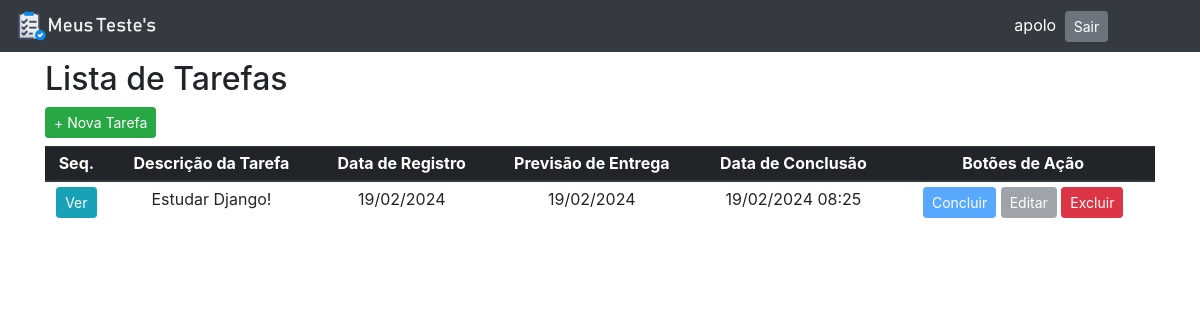
The app's page / (signed in) with its own data.
### tasks/models.py (models this page shows, shortened)
class Task(models.Model):
    usuario = models.ForeignKey(User, on_delete=models.PROTECT, blank=True)
    text_description=models.CharField(max_length=100)
    date_register=models.DateTimeField(auto_now_add=True)
    date_delivery=models.DateTimeField()
    date_complete=models.DateTimeField(null=True, blank=True)
    class Meta:
        ordering = ['date_delivery']

### tasks/views.py (the view)
# urls.py: path('', views.Index.as_view(), name='Index'),
class Index(LoginRequiredMixin, generic.ListView):
    model=models.Task
    context_object_name='tasks'
    template_name='tasks/index.html'
    paginate_by=5
    def get_queryset(self):
        return models.Task.objects.filter(usuario=self.request.user)

### templates/tasks/index.html (shortened to what this page needs)
{% extends 'base.html' %}
{% block h2 %}Lista de Tarefas{% endblock %}
{% block main %}
    <a href="{% url 'tasks:Create' %}" class="btn btn-success btn-sm mb-2">+ Nova Tarefa</a>
    {% if tasks %}
    <table class="table table-hover table-sm text-center">
        <thead class="thead thead-dark">
            <tr>
                <th scope="col">Seq.</th>
                <th scope="col">Descrição da Tarefa</th>
                <th scope="col">Data de Registro</th>
                <th scope="col">Previsão de Entrega</th>
                <th scope="col">Data de Conclusão</th>
                <th scope="col">Botões de Ação</th>
            </tr>
        </thead>
        <tbody>
            {% for task in tasks %}
            <a href=""><tr>
                <th><a href="{% url 'tasks:Taskk' task.pk %}" class="btn btn-info btn-sm">Ver</a></th>
                <td>
                    {% if task.text_description|length > 15 %}
                        {{ task.text_description|slice:":15" }}...
                    {% else %}
                        {{ task.text_description }}
                    {% endif %}
                </td>
                <td>{{ task.date_register|date:"SHORT_DATE_FORMAT" }}</td>
                <td>{{ task.date_delivery|date:"SHORT_DATE_FORMAT" }}</td>
                <td>{{ task.date_complete|date:"SHORT_DATETIME_FORMAT"|default:"-" }}</td>
                <td>
                    <a href="{% url 'tasks:Complete' task.pk %}" class="btn btn-primary btn-sm
                    {%  if task.date_complete %} disabled {% endif %}">Concluir</a>
                    <a href="{% url 'tasks:Update' task.pk %}" class="btn btn-secondary btn-sm
                    {%  if task.date_complete %} disabled {% endif %}">Editar</a>
                    <a href="{% url 'tasks:Delete' task.pk %}" class="btn btn-danger btn-sm">Excluir</a>
                </td>
            </tr></a>
            {% endfor %}
        </tbody>
    </table>
    {% else %}
        <p>Nenhum Registro de Tarefa Encontrado</p>
    {% endif %}
{% endblock %}

### templates/base.html (shortened to what this page needs)
{% load static %}
<!DOCTYPE html>
<html lang="pt-br">
    <head>
        <link rel="stylesheet" href="https://stackpath.bootstrapcdn.com/bootstrap/4.1.3/css/bootstrap.min.css">
    </head>
    <body>
        <nav class="navbar navbar-dark bg-dark row text-white">
            <div class="col-sm-10">
                <a href="{% url 'tasks:Index' %}">
                    <img src="{% static 'tasks/img/meustestes.jpg' %}" alt="logo" width="15%">
                </a>
            </div>
                {% if request.user.is_authenticated %}
            <div class="col-sm-2">
                <form method="post" action="{% url 'logout' %}">{% csrf_token %}
                        {{ request.user }}
                        <input type="submit" class="btn btn-sm btn-secondary ml-1" value="Sair">
                </form>
                {% endif %}
            </div>
        </nav>
        <main class="container mt-2">
            <h2>{% block h2 %}{% endblock %}</h2>
            {% block main %}{% endblock %}
        </main>
    </body>
</html>

### records on screen
Task: text_description "Estudar Django!", date_register "19/02/2024", date_delivery "19/02/2024", date_complete "19/02/2024 08:25"

### other values on screen
{{ request.user }} "apolo"
